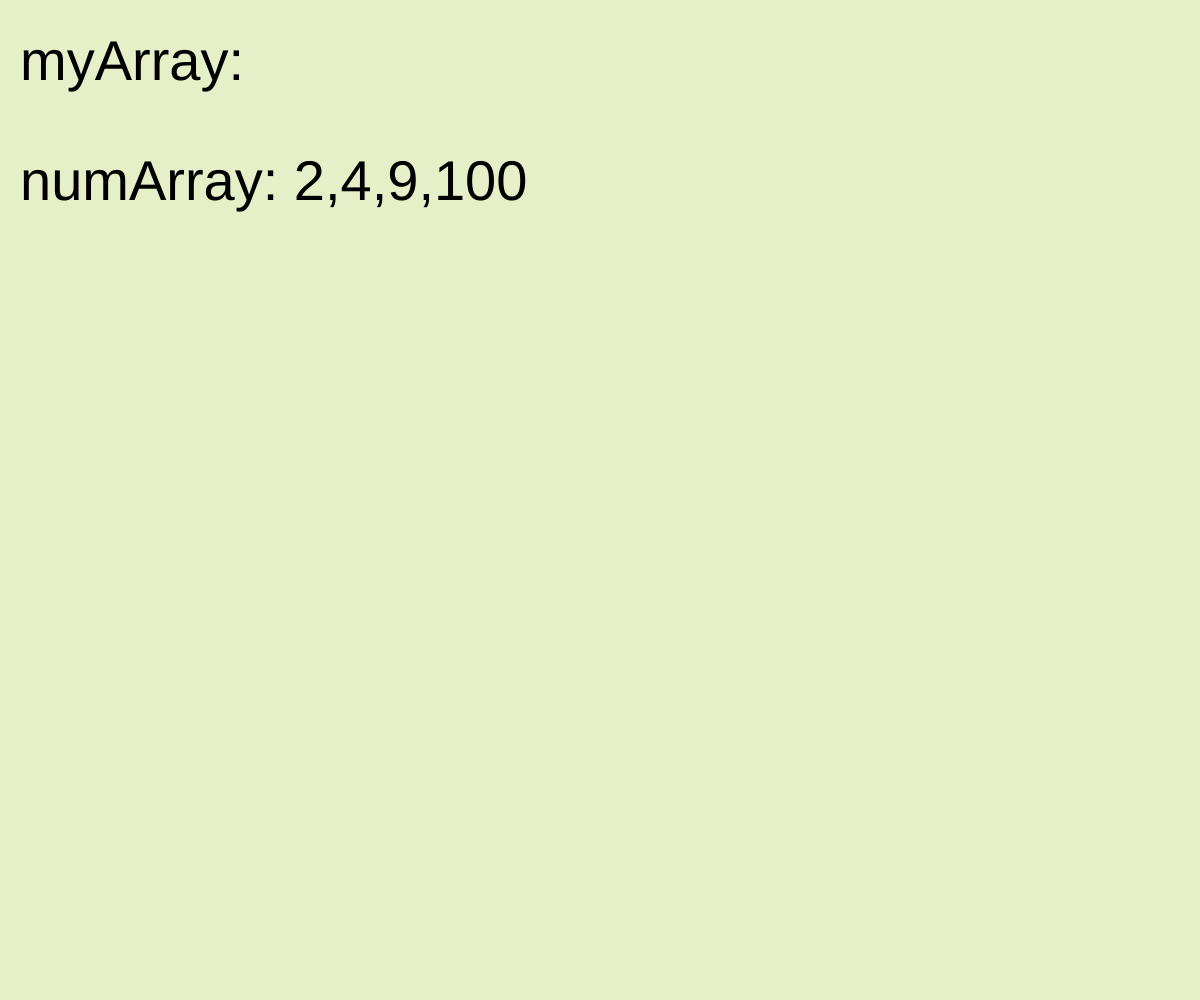
Frame 1 (no input)
Frame 60 (no input): identical to frame 1, image omitted
Frame 120 (the mouse pressed at the canvas centre since frame 60): identical to frame 1, image omitted

The p5.js sketch that drew this single still picture (run headless with seeded random() and noise() and a simulated clock; from frame 60 on, the mouse is pressed at the canvas centre):

// p5.js sketch
// ── sketch.js

// create an empty array
var myArray = [];

// create a filled, array
// in this case, we have placed in integers
var numArray = [2, 4, 9, 100];

var bg_color;

function setup() {
    createCanvas(windowWidth,windowHeight);
    bg_color = color(230, 240, 200);
    background(bg_color);

    textSize(56);
    text("myArray: " + myArray, 20, 80);
    text("numArray: " + numArray, 20, 200);
}

function draw() {

}
